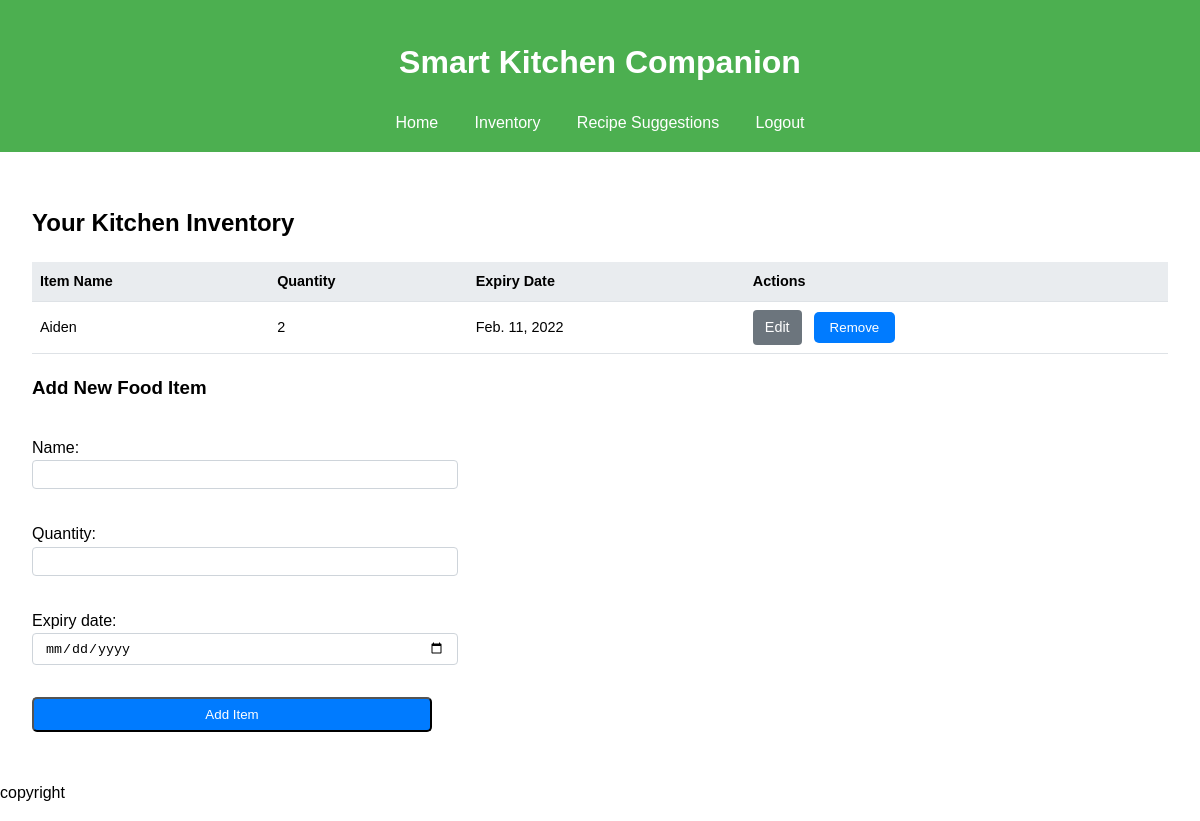
The page /inventory/ (signed in) on the database as committed earlier.
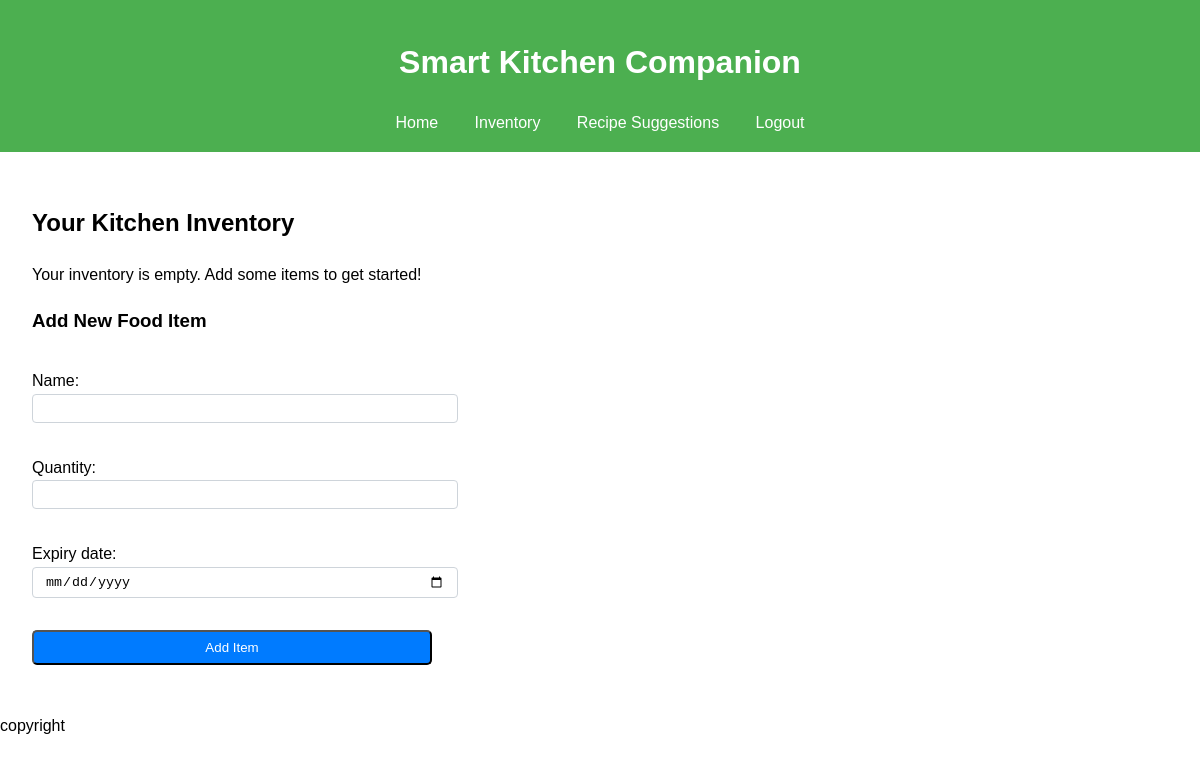
The same page on the database as committed later.
### kitchen/models.py (models this page shows, shortened)
class FoodItem(models.Model):
    name = models.CharField(max_length=100)
    quantity = models.PositiveIntegerField()
    expiry_date = models.DateField()
    user = models.ForeignKey(User, on_delete=models.CASCADE)

### kitchen/views.py (the view)
# urls.py: path('inventory/', views.inventory, name='inventory'),
@login_required(login_url='login')
def inventory(request):
    user_inventory, created = Inventory.objects.get_or_create(user=request.user)
    items = user_inventory.items.all()
    if request.method == 'POST':
        form = FoodItemForm(request.POST)
        if form.is_valid():
            food_item = form.save(commit=False)
            food_item.user = request.user
            food_item.save()
            user_inventory.items.add(food_item)
            return redirect('inventory')
    else:
        form = FoodItemForm()
    context = {
        'items': items,
        'form': form
    }
    return render(request, 'kitchen/inventory.html', context)

### kitchen/forms.py
class FoodItemForm(forms.ModelForm):
    class Meta:
        model = FoodItem
        fields = ['name', 'quantity', 'expiry_date']
        widgets = {
            'expiry_date': forms.DateInput(attrs={'type': 'date'}),
        }

### kitchen/templates/kitchen/inventory.html (shortened to what this page needs)
{% extends 'kitchen/base.html' %}
{% block content %}
    <h2>Your Kitchen Inventory</h2>
    {% if items %}
        <table class="inventory-table">
            <thead>
            <tr>
                <th>Item Name</th>
                <th>Quantity</th>
                <th>Expiry Date</th>
                <th>Actions</th>
            </tr>
            </thead>
            <tbody>
            {% for item in items %}
                <tr>
                    <td>{{ item.name }}</td>
                    <td>{{ item.quantity }}</td>
                    <td>{{ item.expiry_date }}</td>
                    <td>
                        <a href="{% url 'edit_item' item.id %}" class="btn btn-secondary">Edit</a>
                        <form method="post" action="{% url 'remove_item' item.id %}" style="display: inline;">
                            <button type="submit" class="btn btn-danger">Remove</button>
                        </form>
                    </td>
                </tr>
            {% endfor %}
            </tbody>
        </table>
    {% else %}
        <p>Your inventory is empty. Add some items to get started!</p>
    {% endif %}
    <h3>Add New Food Item</h3>
    <form method="post" class="add-item-form">
        {{ form.as_p }}
        <button type="submit" class="btn">Add Item</button>
    </form>
{% endblock %}

### kitchen/templates/kitchen/base.html (shortened to what this page needs)
{% load static %}
<!DOCTYPE html>
<html lang="en">
<head>
    <link rel="stylesheet" href="{% static 'kitchen/css/style.css' %}">
</head>
<body>
    <header>
        <h1>Smart Kitchen Companion</h1>
        <nav>
            <a href="{% url 'home' %}">Home</a>
            <a href="{% url 'inventory' %}">Inventory</a>
            <a href="{% url 'recipe_suggestions' %}">Recipe Suggestions</a>
            {% if user.is_authenticated %}
                <a href="{% url 'logout' %}">Logout</a>
            {% else %}
                <a href="{% url 'login' %}">Login</a>
                <a href="{% url 'register' %}">Register</a>
            {% endif %}
        </nav>
    </header>
    <main>
        {% block content %}
        {% endblock %}
    </main>
    <footer>
        <p>copyright</p>
    </footer>
</body>
</html>

### kitchen/static/kitchen/css/style.css (style rules this page uses)
body { font-family: Arial, sans-serif; line-height: 1.6; margin: 0; padding: 0; }
header { background-color: #4CAF50; color: white; text-align: center; padding: 1rem; }
nav a { color: white; text-decoration: none; padding: 0.5rem 1rem; }
main { padding: 2rem; }
.btn { display: inline-block; background-color: #4CAF50; color: white; padding: 0.5rem 1rem; text-decoration: none; border-radius: 5px; }
.add-item-form { max-width: 400px; margin-top: 2rem; }
.add-item-form input[type="text"], .add-item-form input[type="number"], .add-item-form input[type="date"] { width: 100%; padding: 0.375rem 0.75rem; margin-bottom: 1rem; border: 1px solid #ced4da; border-radius: 0.25rem; }
.add-item-form button { width: 100%; }
.btn { display: inline-block; background-color: #007bff; color: white; text-decoration: none; padding: 0.5rem 1rem; border-radius: 5px; text-align: center; }

Rows that differ between the two databases and show on the page:
removed FoodItem: name "Aiden", quantity "2", expiry_date "Feb. 11, 2022"
Other text that changed with them:
text no longer shown: "Item Name Quantity Expiry Date Actions"
text now shown: "Your inventory is empty. Add some items to get started!"
